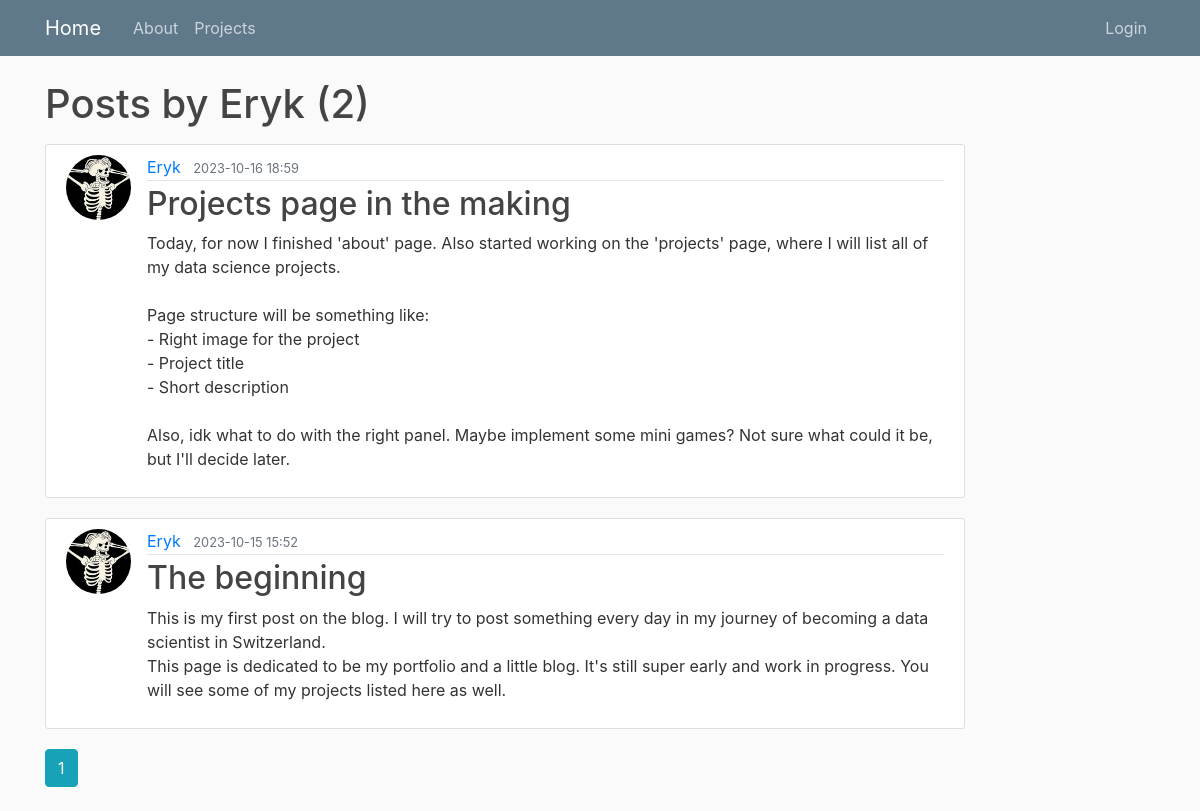
Before: /user/Eryk with the older database file.
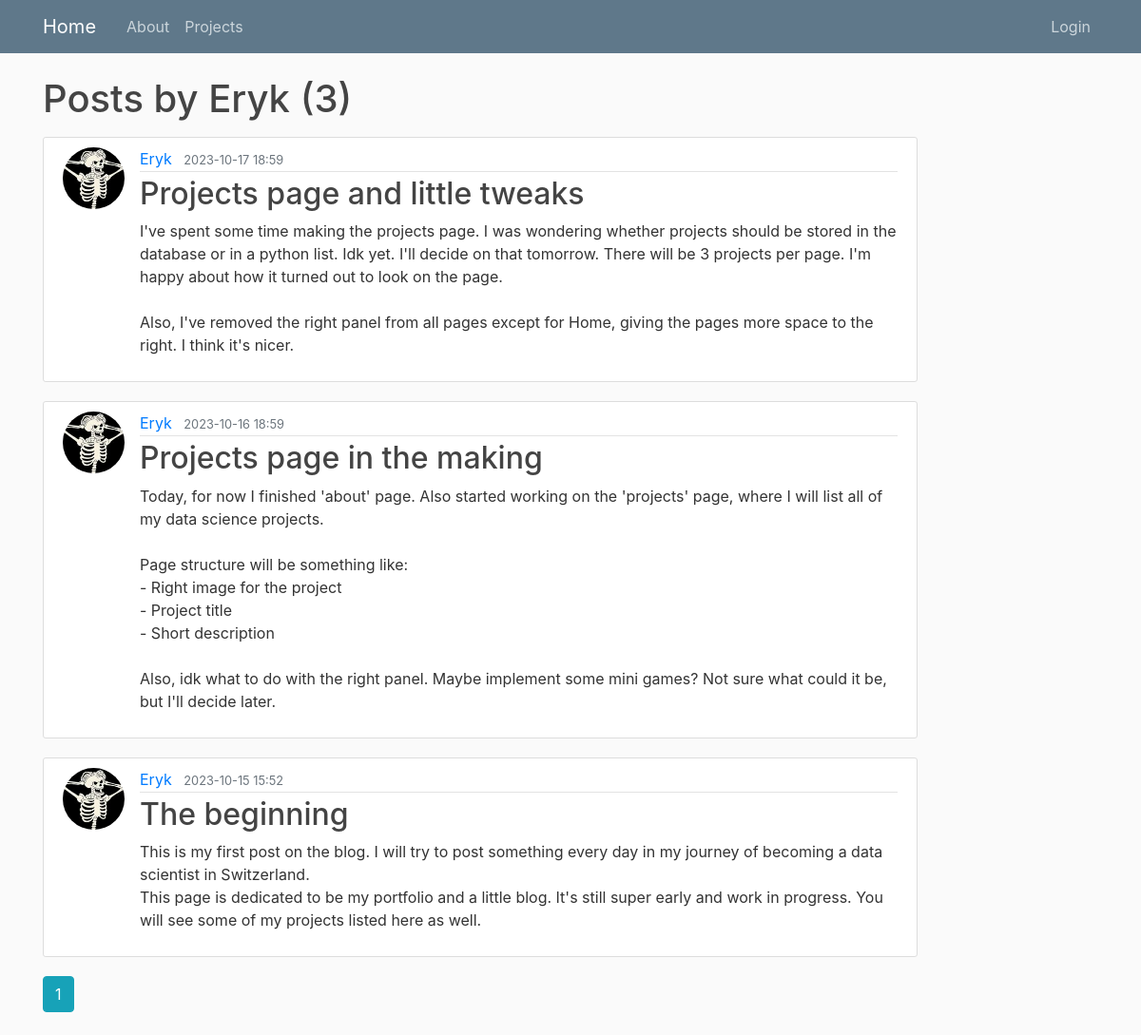
After: the same page with the newer database file.
### blog/models.py (models this page shows, shortened)
class Post(db.Model):
    id = db.Column(db.Integer, primary_key=True)
    title = db.Column(db.String(100), nullable=False)
    date_posted = db.Column(db.DateTime, nullable=False, default=datetime.utcnow)
    content = db.Column(db.Text, nullable=False)
    user_id = db.Column(db.Integer, db.ForeignKey('user.id'), nullable=False)

class User(db.Model, UserMixin):
    id = db.Column(db.Integer, primary_key=True)
    username = db.Column(db.String(20), unique=True, nullable=False)
    email = db.Column(db.String(120), unique=True, nullable=False)
    image_file = db.Column(db.String(20), nullable=False, default='default.jpg')
    password = db.Column(db.String(60), nullable=False)
    posts = db.relationship('Post', backref='author', lazy=True)

### blog/users/routes.py (the view)
@users.route("/user/<string:username>")
def user_posts(username):
	page = request.args.get('page', default=1, type=int)
	user = User.query.filter_by(username=username).first_or_404()
	posts = Post.query.filter_by(author=user).order_by(Post.date_posted.desc()).paginate(page=page, per_page=5)
	return render_template('user_posts.html', posts=posts, user=user)

### blog/templates/user_posts.html
{% extends "layout.html" %}
{% block content %}
    <h1 class="mb-3">Posts by {{ user.username }} ({{ posts.total }})</h1>
    {% for post in posts.items %}
        <article class="media content-section">
            <img class="rounded-circle article-img" src="{{ url_for('static', filename='profile_pics/' + post.author.image_file) }}">
            <div class="media-body">
                <div class="article-metadata">
                    <a class="mr-2" href="{{ url_for('users.user_posts', username=post.author.username) }}" style="text-decoration: none;">{{ post.author.username }}</a>
                    <small class="text-muted">{{ post.date_posted.strftime('%Y-%m-%d %H:%M') }}</small>
                </div>
                <h2><a class="article-title" href="{{ url_for('posts.post', post_id=post.id) }}" style="text-decoration: none;">{{ post.title }}</a></h2>
                <p class="article-content">{{ post.content }}</p>
            </div>
        </article>
    {% endfor %}
    {% for page_num in posts.iter_pages(left_edge=1, right_edge=1, left_current=1, right_current=1) %}
        {% if page_num %}
            {% if posts.page == page_num %}
                <a class="btn btn-info mb-4" href="{{ url_for('users.user_posts', username=user.username, page=page_num) }}">{{ page_num }}</a>
            {% else %}
                <a class="btn btn-outline-info mb-4" href="{{ url_for('users.user_posts', username=user.username, page=page_num) }}">{{ page_num }}</a>
            {% endif %}
        {% else %}
            ...
        {% endif %}
    {% endfor %}
{% endblock content %}

Changed rows visible on the page:
added Post: image_file (picture), author.username "Eryk", date_posted "2023-10-17 18:59", title "Projects page and little tweaks", content "I've spent some time making the projects page. I was wondering whether projects should be stored in the database or in a python list. Idk yet. I'll decide on that tomorrow. There will be 3 projects per page. I'm happy about how it turned out to look on the page. Also, I've removed the right panel from all pages except for Home, giving the pages more space to the right. I think it's nicer."
Other visible differences:
{{ posts.total }}: "2" → "3"
